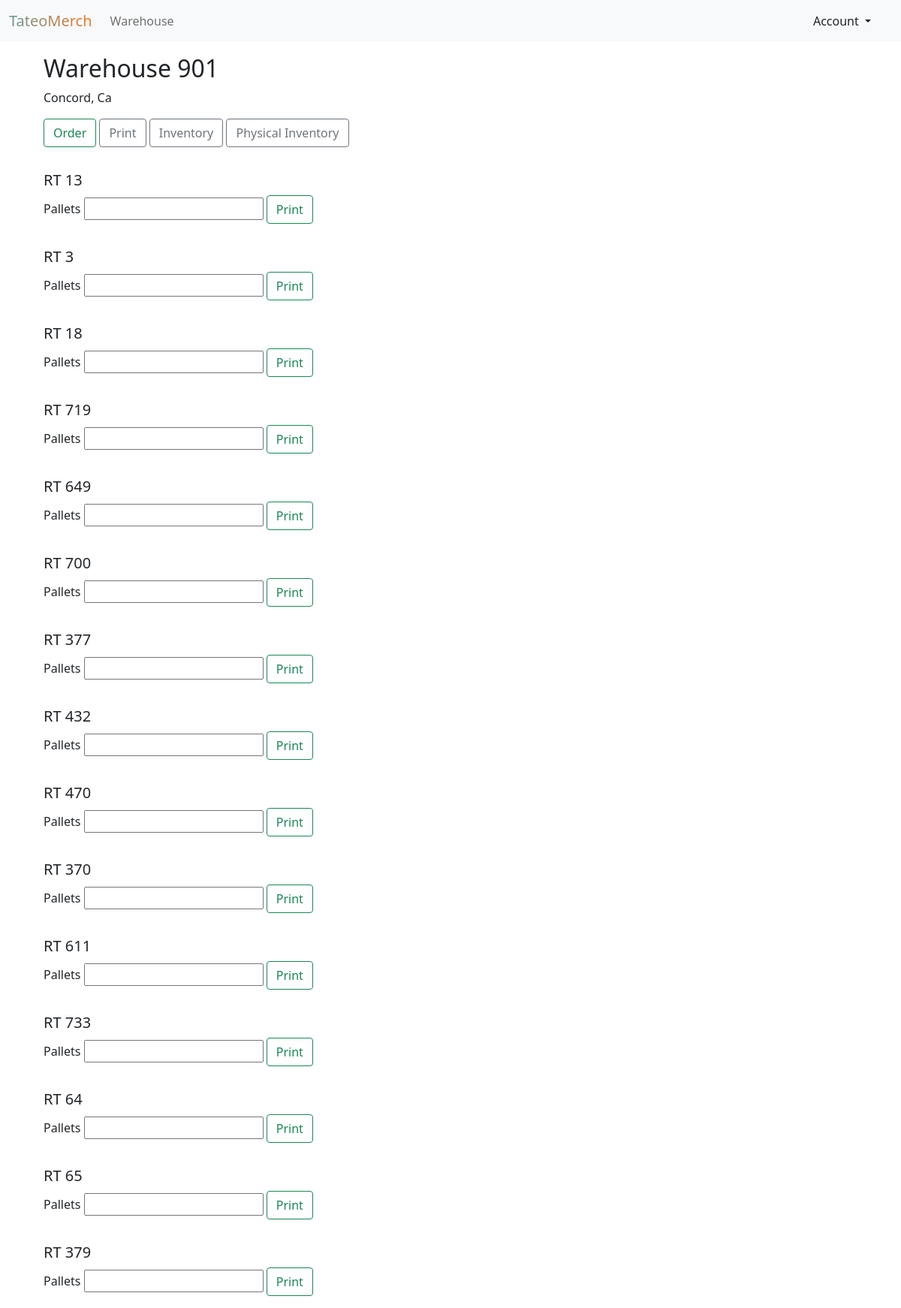
Page /ops/warehouse/2/print/ on the committed database.
### operations/models.py (models this page shows)
class Warehouse(models.Model):
    number              = models.IntegerField(default=000)
    manager             = models.ForeignKey(settings.AUTH_USER_MODEL, on_delete=models.CASCADE)
    address             = models.TextField(default="N/A")
    region              = models.IntegerField(default=0000)
    inventory           = models.ManyToManyField(Inventory, blank=True, null=True)
    routes              = models.ManyToManyField(rsr.models.Route, blank=True, null=True)

### rsr/models.py (models this page shows, shortened)
class Route(models.Model):
    number = models.IntegerField(default='0', blank=True)
    user = models.ForeignKey(settings.AUTH_USER_MODEL, on_delete=models.CASCADE, blank=True)
    region = models.IntegerField(default='4208', blank=True)
    store = models.ManyToManyField(Store, blank=True)
    def __str__(self):
        return f'{self.number}'

### operations/views.py (the view)
# urls.py: path('warehouse/<int:warehouse_id>/print/', views.PrintPalletPages, name='print-pallet-pages'),
def PrintPalletPages(request, warehouse_id):
    warehouse = Warehouse.objects.get(id=warehouse_id)
    routes = warehouse.routes.all()
    return render(request, 'warehouse_print.html', {'warehouse': warehouse, 'routes': routes})

### operations/templates/warehouse_print.html (shortened to what this page needs)
<!doctype html>
<html lang="en">
  <head>
    <link href="https://cdn.jsdelivr.net/npm/bootstrap@5.1.3/dist/css/bootstrap.min.css" rel="stylesheet">
    <link rel="stylesheet" href="https://cdn.jsdelivr.net/npm/bootstrap-icons@1.6.1/font/bootstrap-icons.css">
  </head>
<body>
{% extends 'navbar.html' %}
{% block content %}
    <main>
    <div class= "container">
        <div class="table-responsive text-nowrap">
            {% if warehouse %}
                  <div class="card-body">
                    <h2 class="card-title">Warehouse {{ warehouse.number }}</h2>
                    <p class="card-text">{{ warehouse.address }}</p>
                      <a type="button" href="/ops/warehouse/{{ warehouse.id }}/orderform" class="btn btn-outline-success">Order</a>
                      <a type="button" href="/ops/warehouse/{{ warehouse.id }}/print" class="btn btn-outline-secondary">Print</a>
                      <a type="button" href="/ops/warehouse/{{ warehouse.id }}/inventory" class="btn btn-outline-secondary">Inventory</a>
                      <a type="button" href="/ops/warehouse/{{ warehouse.id }}/inventory/physical" class="btn btn-outline-secondary">Physical Inventory</a>
                  </div>
                 {% for route in routes %}
                     <div class="card-body">
                        <h5 class="card-text">RT {{ route }}</h5>
                        <form action="/ops/warehouse/{{ route.id }}/print/pallet/" method="POST">
                            <div class="form-outline">
                                <label class="form-label" for="pallets">Pallets </label>
                                <input id="pallets" type="number" name="pallets">
                                <input class="btn btn-outline-success" type="submit" name="print" value="Print">
                            </div>
                        </form>
                     </div>
                {% endfor %}
            {% endif %}
        </div>
    </div>
</main>
{% endblock %}

### rows in the picture
Warehouse: number "901", address "Concord, Ca"
Route: number "13"
Route: number "3"
Route: number "18"
Route: number "719"
Route: number "649"
Route: number "700"
Route: number "377"
Route: number "432"
Route: number "470"
Route: number "370"
Route: number "611"
Route: number "733"
Route: number "64"
Route: number "65"
Route: number "379"
